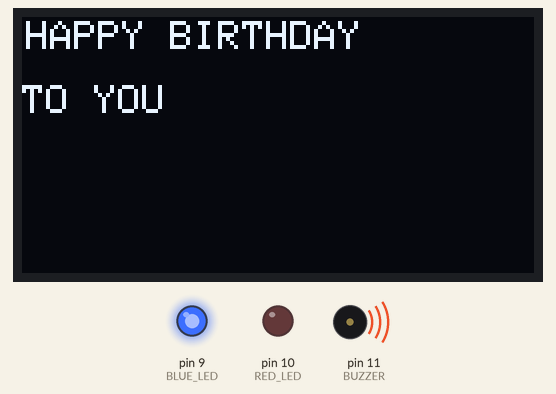
Bench run of a sketch on a simulated Arduino Nano, built with avr-gcc and run on an emulated ATmega328P. Parts: 128×64 one-colour display, output pins drawn as LEDs (lit = HIGH), buzzer (waves = sounding).

Above: at 2.1 s.
At 5.2 s:
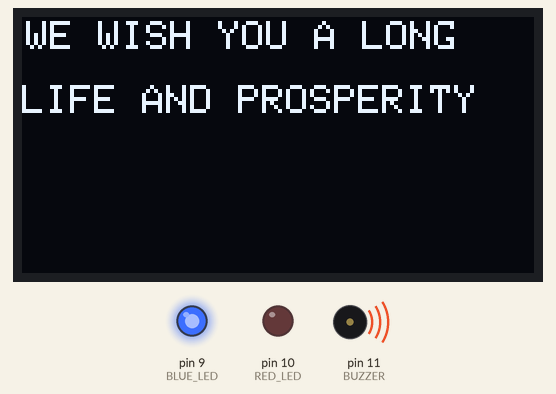
At 9.3 s:
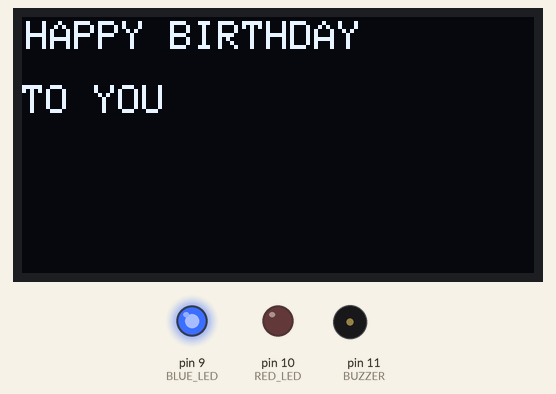
At 12.6 s:
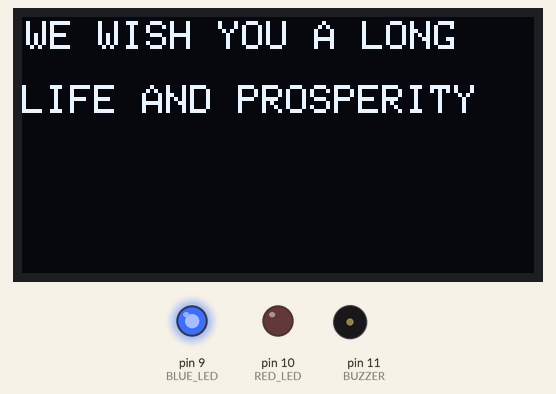
At 25.7 s:
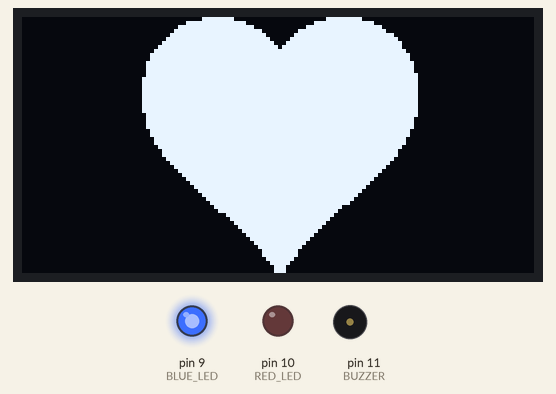
At 38.75 s:
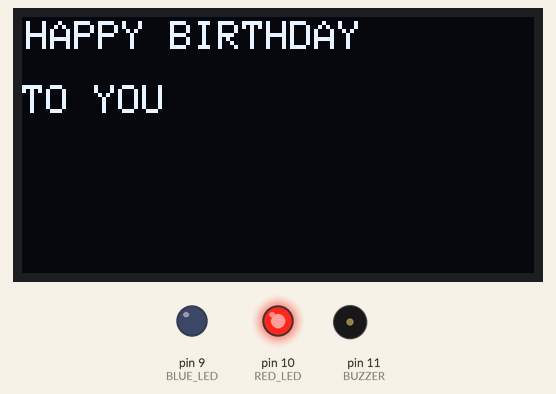
Timing chart, 0 to 40.0 s (numbered marks = the images above):
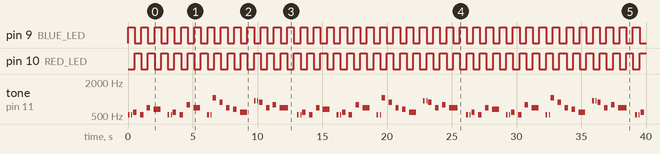

Measured:
- by itself, pin 9 (BLUE_LED), pin 10 (RED_LED): alternates HIGH for 0.51 s and LOW for 0.51 s
- by itself, tone on pin 11 (BUZZER): plays 523 Hz for 0.13 s, 523 Hz for 0.07 s, 587 Hz for 0.27 s, 523 Hz for 0.27 s, 698 Hz for 0.27 s, 659 Hz for 0.53 s … (78 notes in this stretch)

The sketch:

Birthday_Gift.ino
```cpp
/*
 * Simple birthday gift for my sister
 * Credits:
 * 1. Vector X (https://www.youtube.com/watch?v=d-WkHkuYSPQ)
 * 2. Adafruit OLED Library (The Adafruit_SH1106.cpp was modified to suit the Arduino Nano)
 * (Modification:: Wire.begin(sda,scl) to Wire.begin())
 * 3. http://cliparts.co/cliparts/pi7/Ky4/pi7Ky4xrT.png
 * 4. https://marlinfw.org/tools/u8glib/converter.html
 *
*/
#include <avr/io.h>
#include <avr/interrupt.h>
#include <Adafruit_GFX.h>
#include <Adafruit_SH1106.h>
#include "pitches.h"

#define BLUE_LED      9
#define RED_LED      10
#define BUZZER       11

#define NUM_OF_NOTES 28
#define TEMPO        65 //speed up or slow down the song

//Bitmap for 'LOVE' icon
/**
 * Made with Marlin Bitmap Converter
 * https://marlinfw.org/tools/u8glib/converter.html
 *
 * This bitmap from the file 'LOVE4 (2).png'
 */
#pragma once
#define BMPWIDTH  69

const unsigned char bitmap_love[] PROGMEM = {
  B00000000,B00000001,B11111110,B00000000,B00000000,B00000011,B11111110,B00000000,B00000000,
  B00000000,B00011111,B11111111,B11000000,B00000000,B00011111,B11111111,B11000000,B00000000,
  B00000000,B01111111,B11111111,B11110000,B00000000,B01111111,B11111111,B11110000,B00000000,
  B00000000,B11111111,B11111111,B11111100,B00000001,B11111111,B11111111,B11111000,B00000000,
  B00000001,B11111111,B11111111,B11111110,B00000011,B11111111,B11111111,B11111110,B00000000,
  B00000011,B11111111,B11111111,B11111111,B00000111,B11111111,B11111111,B11111111,B00000000,
  B00000111,B11111111,B11111111,B11111111,B10001111,B11111111,B11111111,B11111111,B10000000,
  B00001111,B11111111,B11111111,B11111111,B11011111,B11111111,B11111111,B11111111,B10000000,
  B00011111,B11111111,B11111111,B11111111,B11111111,B11111111,B11111111,B11111111,B11000000,
  B00111111,B11111111,B11111111,B11111111,B11111111,B11111111,B11111111,B11111111,B11100000,
  B00111111,B11111111,B11111111,B11111111,B11111111,B11111111,B11111111,B11111111,B11100000,
  B01111111,B11111111,B11111111,B11111111,B11111111,B11111111,B11111111,B11111111,B11110000,
  B01111111,B11111111,B11111111,B11111111,B11111111,B11111111,B11111111,B11111111,B11110000,
  B01111111,B11111111,B11111111,B11111111,B11111111,B11111111,B11111111,B11111111,B11110000,
  B01111111,B11111111,B11111111,B11111111,B11111111,B11111111,B11111111,B11111111,B11111000,
  B11111111,B11111111,B11111111,B11111111,B11111111,B11111111,B11111111,B11111111,B11111000,
  B11111111,B11111111,B11111111,B11111111,B11111111,B11111111,B11111111,B11111111,B11111000,
  B11111111,B11111111,B11111111,B11111111,B11111111,B11111111,B11111111,B11111111,B11111000,
  B11111111,B11111111,B11111111,B11111111,B11111111,B11111111,B11111111,B11111111,B11111000,
  B11111111,B11111111,B11111111,B11111111,B11111111,B11111111,B11111111,B11111111,B11111000,
  B11111111,B11111111,B11111111,B11111111,B11111111,B11111111,B11111111,B11111111,B11111000,
  B11111111,B11111111,B11111111,B11111111,B11111111,B11111111,B11111111,B11111111,B11111000,
  B11111111,B11111111,B11111111,B11111111,B11111111,B11111111,B11111111,B11111111,B11111000,
  B11111111,B11111111,B11111111,B11111111,B11111111,B11111111,B11111111,B11111111,B11111000,
  B01111111,B11111111,B11111111,B11111111,B11111111,B11111111,B11111111,B11111111,B11111000,
  B01111111,B11111111,B11111111,B11111111,B11111111,B11111111,B11111111,B11111111,B11110000,
  B01111111,B11111111,B11111111,B11111111,B11111111,B11111111,B11111111,B11111111,B11110000,
  B01111111,B11111111,B11111111,B11111111,B11111111,B11111111,B11111111,B11111111,B11110000,
  B00111111,B11111111,B11111111,B11111111,B11111111,B11111111,B11111111,B11111111,B11100000,
  B00111111,B11111111,B11111111,B11111111,B11111111,B11111111,B11111111,B11111111,B11100000,
  B00011111,B11111111,B11111111,B11111111,B11111111,B11111111,B11111111,B11111111,B11000000,
  B00011111,B11111111,B11111111,B11111111,B11111111,B11111111,B11111111,B11111111,B11000000,
  B00001111,B11111111,B11111111,B11111111,B11111111,B11111111,B11111111,B11111111,B10000000,
  B00000111,B11111111,B11111111,B11111111,B11111111,B11111111,B11111111,B11111111,B00000000,
  B00000111,B11111111,B11111111,B11111111,B11111111,B11111111,B11111111,B11111111,B00000000,
  B00000011,B11111111,B11111111,B11111111,B11111111,B11111111,B11111111,B11111110,B00000000,
  B00000001,B11111111,B11111111,B11111111,B11111111,B11111111,B11111111,B11111100,B00000000,
  B00000000,B11111111,B11111111,B11111111,B11111111,B11111111,B11111111,B11111000,B00000000,
  B00000000,B01111111,B11111111,B11111111,B11111111,B11111111,B11111111,B11110000,B00000000,
  B00000000,B00111111,B11111111,B11111111,B11111111,B11111111,B11111111,B11100000,B00000000,
  B00000000,B00011111,B11111111,B11111111,B11111111,B11111111,B11111111,B11000000,B00000000,
  B00000000,B00001111,B11111111,B11111111,B11111111,B11111111,B11111111,B10000000,B00000000,
  B00000000,B00000111,B11111111,B11111111,B11111111,B11111111,B11111111,B00000000,B00000000,
  B00000000,B00000011,B11111111,B11111111,B11111111,B11111111,B11111110,B00000000,B00000000,
  B00000000,B00000001,B11111111,B11111111,B11111111,B11111111,B11111100,B00000000,B00000000,
  B00000000,B00000000,B11111111,B11111111,B11111111,B11111111,B11111000,B00000000,B00000000,
  B00000000,B00000000,B01111111,B11111111,B11111111,B11111111,B11110000,B00000000,B00000000,
  B00000000,B00000000,B00111111,B11111111,B11111111,B11111111,B11000000,B00000000,B00000000,
  B00000000,B00000000,B00011111,B11111111,B11111111,B11111111,B10000000,B00000000,B00000000,
  B00000000,B00000000,B00000111,B11111111,B11111111,B11111111,B00000000,B00000000,B00000000,
  B00000000,B00000000,B00000011,B11111111,B11111111,B11111110,B00000000,B00000000,B00000000,
  B00000000,B00000000,B00000001,B11111111,B11111111,B11111100,B00000000,B00000000,B00000000,
  B00000000,B00000000,B00000000,B11111111,B11111111,B11111000,B00000000,B00000000,B00000000,
  B00000000,B00000000,B00000000,B01111111,B11111111,B11110000,B00000000,B00000000,B00000000,
  B00000000,B00000000,B00000000,B00111111,B11111111,B11100000,B00000000,B00000000,B00000000,
  B00000000,B00000000,B00000000,B00011111,B11111111,B11000000,B00000000,B00000000,B00000000,
  B00000000,B00000000,B00000000,B00001111,B11111111,B10000000,B00000000,B00000000,B00000000,
  B00000000,B00000000,B00000000,B00000111,B11111111,B00000000,B00000000,B00000000,B00000000,
  B00000000,B00000000,B00000000,B00000011,B11111110,B00000000,B00000000,B00000000,B00000000,
  B00000000,B00000000,B00000000,B00000011,B11111110,B00000000,B00000000,B00000000,B00000000,
  B00000000,B00000000,B00000000,B00000001,B11111100,B00000000,B00000000,B00000000,B00000000,
  B00000000,B00000000,B00000000,B00000000,B11111000,B00000000,B00000000,B00000000,B00000000,
  B00000000,B00000000,B00000000,B00000000,B01110000,B00000000,B00000000,B00000000,B00000000,
  B00000000,B00000000,B00000000,B00000000,B01110000,B00000000,B00000000,B00000000,B00000000
};

volatile int NOTE_SEQ[NUM_OF_NOTES] =
{
  NOTE_C5, NOTE_C5, NOTE_D5, NOTE_C5, NOTE_F5, NOTE_E5, PAUSE,
  NOTE_C5, NOTE_C5, NOTE_D5, NOTE_C5, NOTE_G5, NOTE_F5, PAUSE,
  NOTE_C5, NOTE_C5, NOTE_C6, NOTE_A5, NOTE_F5, NOTE_E5, NOTE_D5, PAUSE,
  NOTE_AS5, NOTE_AS5, NOTE_A5, NOTE_F5, NOTE_G5, NOTE_F5
};
//Length of notes
volatile int NOTE_LEN[NUM_OF_NOTES] =
{
  4,2,8,8,8,16,50,     //50  millis for the first pause
  4,2,8,8,8,16,100,    //100 millis for the second pause
  4,2,8,8,8,8,16,150,    //150 millis for the third pause
  4,2,8,8,8,20
};
// Declaration for an SH1106 display connected to I2C (SDA, SCL pins)
Adafruit_SH1106 oled(A4,A5);

//Functions
void ToggleLEDs(void)
{
  static bool state;
  state ^= 1;
  if(state)
  {
    digitalWrite(BLUE_LED,HIGH);
    digitalWrite(RED_LED,LOW);
  }
  else
  {
    digitalWrite(BLUE_LED,LOW);
    digitalWrite(RED_LED,HIGH);
  }
}

void TimerInit(void)
{
  TCCR1B = (1<<WGM12)|(1<<CS11)|(1<<CS10); //CTC mode, prescalar = 64
  OCR1A = 249; //1ms repetition rate
  sei();//enable global interrupt
  TIMSK1 = (1<<OCIE1A); //enable timer 1 compare match A interrupt
}

void Display(char* msg,int row = 1, int col = 1)
{
  oled.clearDisplay();
  oled.setCursor(row,col);
  oled.print(msg);
  oled.display();
}

void DisplayLove(void)
{
  oled.clearDisplay();
  oled.drawBitmap(30,0,bitmap_love,BMPWIDTH,64,WHITE);
  oled.display();
}

void setup(void)
{
  pinMode(BLUE_LED,OUTPUT);
  pinMode(RED_LED,OUTPUT);
  TimerInit();
  oled.begin(SH1106_SWITCHCAPVCC,0x3C);
  oled.setTextSize(1);
  oled.setTextColor(WHITE);
}

void loop(void)
{
  Display("HAPPY BIRTHDAY\n\nTO YOU");
  delay(3000);
  Display("WE WISH YOU A LONG\n\nLIFE AND PROSPERITY");
  delay(3000);
  DisplayLove();
  delay(3000);
}

ISR(TIMER1_COMPA_vect)
{
  static int count;
  static int ledCount;
  static int i;
  static bool toneOn;
  int period = NOTE_LEN[i % NUM_OF_NOTES] * TEMPO;

  if((ledCount % 500) == 0)
  {
    //Toggle LEDs every 500ms
    ToggleLEDs();
  }
  ledCount++;

  if(NOTE_SEQ[i % NUM_OF_NOTES] != PAUSE)
  {
    if(count < period / 2)
    {
      if(!toneOn)
      {
        tone(BUZZER,NOTE_SEQ[i % NUM_OF_NOTES]);
        toneOn = true;
      }
    }
    else
    {
      noTone(BUZZER);
      if(count >= period)
      {
        toneOn = false;
        count = 0;
        i++;
      }
    }
    count++;
  }
  else
  {
    i++;
  }
}
```

pitches.h
```cpp
#define PAUSE 0
// end of custom

#define NOTE_B0  31
#define NOTE_C1  33
#define NOTE_CS1 35
#define NOTE_D1  37
#define NOTE_DS1 39
#define NOTE_E1  41
#define NOTE_F1  44
#define NOTE_FS1 46
#define NOTE_G1  49
#define NOTE_GS1 52
#define NOTE_A1  55
#define NOTE_AS1 58
#define NOTE_B1  62
#define NOTE_C2  65
#define NOTE_CS2 69
#define NOTE_D2  73
#define NOTE_DS2 78
#define NOTE_E2  82
#define NOTE_F2  87
#define NOTE_FS2 93
#define NOTE_G2  98
#define NOTE_GS2 104
#define NOTE_A2  110
#define NOTE_AS2 117
#define NOTE_B2  123
#define NOTE_C3  131
#define NOTE_CS3 139
#define NOTE_D3  147
#define NOTE_DS3 156
#define NOTE_E3  165
#define NOTE_F3  175
#define NOTE_FS3 185
#define NOTE_G3  196
#define NOTE_GS3 208
#define NOTE_A3  220
#define NOTE_AS3 233
#define NOTE_B3  247
#define NOTE_C4  262
#define NOTE_CS4 277
#define NOTE_D4  294
#define NOTE_DS4 311
#define NOTE_E4  330
#define NOTE_F4  349
#define NOTE_FS4 370
#define NOTE_G4  392
#define NOTE_GS4 415
#define NOTE_A4  440
#define NOTE_AS4 466
#define NOTE_B4  494
#define NOTE_C5  523
#define NOTE_CS5 554
#define NOTE_D5  587
#define NOTE_DS5 622
#define NOTE_E5  659
#define NOTE_F5  698
#define NOTE_FS5 740
#define NOTE_G5  784
#define NOTE_GS5 831
#define NOTE_A5  880
#define NOTE_AS5 932
#define NOTE_B5  988
#define NOTE_C6  1047
#define NOTE_CS6 1109
#define NOTE_D6  1175
#define NOTE_DS6 1245
#define NOTE_E6  1319
#define NOTE_F6  1397
#define NOTE_FS6 1480
#define NOTE_G6  1568
#define NOTE_GS6 1661
#define NOTE_A6  1760
#define NOTE_AS6 1865
#define NOTE_B6  1976
#define NOTE_C7  2093
#define NOTE_CS7 2217
#define NOTE_D7  2349
#define NOTE_DS7 2489
#define NOTE_E7  2637
#define NOTE_F7  2794
#define NOTE_FS7 2960
#define NOTE_G7  3136
#define NOTE_GS7 3322
#define NOTE_A7  3520
#define NOTE_AS7 3729
#define NOTE_B7  3951
#define NOTE_C8  4186
#define NOTE_CS8 4435
#define NOTE_D8  4699
#define NOTE_DS8 4978
```
